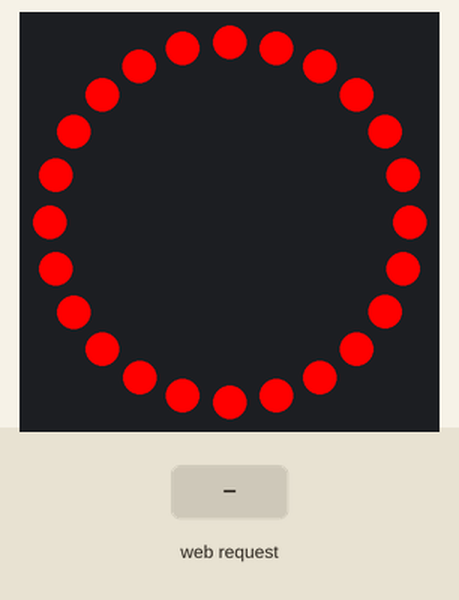
Simulated run of this sketch. Board: ESP32. Shown: 24 RGB LEDs in a ring, first at the top, clockwise. The test bench sets the inputs (shaded band). Dim RGB values are drawn brighter than linear; what the sketch prints to the serial monitor is not drawn.

Above: at 1.2 s.
1.3 s: HTTP request GET /set?color=1 received
At 2.4 s:
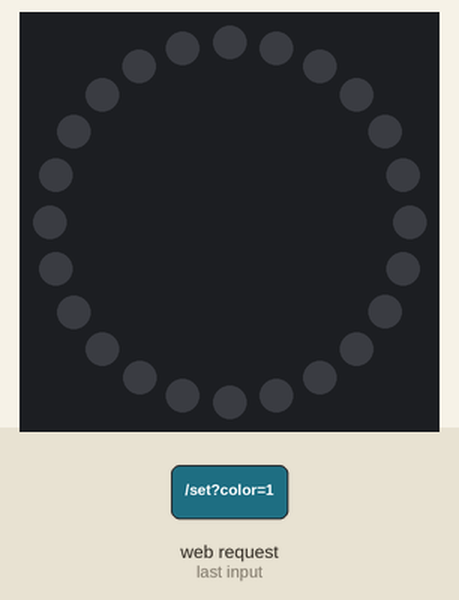
2.8 s: HTTP request GET /set?color=120 received
At 3.5 s:
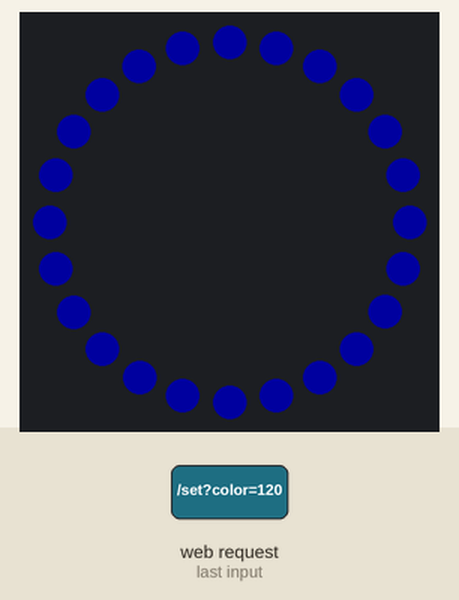
4.3 s: HTTP request GET /set?color=0 received
At 4.6 s:
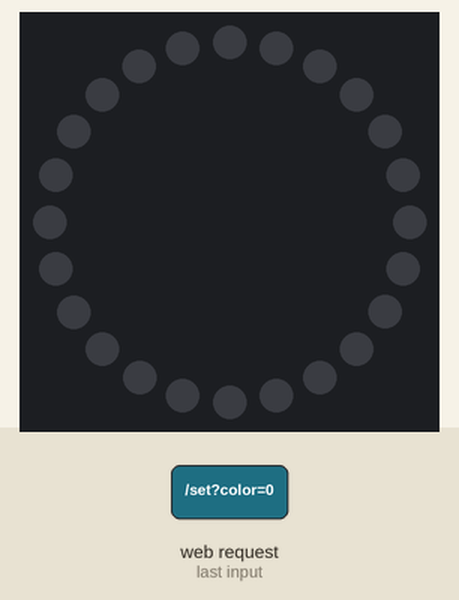
Timing chart, 0 to 7.3 s (numbered marks = the images above; inputs shaded):
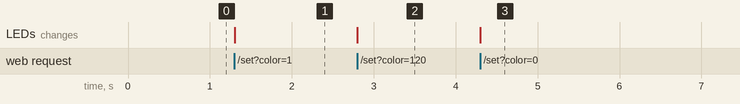

The sketch:

g30rearlight.ino
```cpp
#include <WiFi.h>
#include <Adafruit_NeoPixel.h>
#include <WebServer.h>

#define LED_PIN 5    // GPIO pin connected to the NeoPixel ring
#define LED_COUNT 24 // Number of LEDs on the ring

Adafruit_NeoPixel strip(LED_COUNT, LED_PIN, NEO_GRB + NEO_KHZ800);

const char *ssid = "NinebotSNSC2.1LightControl";
const char *password = ""; // Open network (no password)

WebServer server(80);

int red = 255, green = 0, blue = 0; // Default to red

void setColor(uint8_t r, uint8_t g, uint8_t b)
{
    for (int i = 0; i < strip.numPixels(); i++)
    {
        strip.setPixelColor(i, strip.Color(r, g, b));
    }
    strip.show();
}

void handleRoot()
{
    String html = R"rawliteral(
    <!DOCTYPE html>
    <html>
    <head>
      <title>DsSoft LED Control</title>
      <style>
        body { font-family: Arial; text-align: center; margin-top: 40px; }
        input[type=color] { width: 100px; height: 100px; border: none; }
        button { padding: 12px 24px; font-size: 18px; margin-top: 20px; }
      </style>
    </head>
    <body>
      <h2>Control the G30 LED Ring</h2>
      <form action="/set" method="GET">
        <input type="color" name="color" value="#ff0000">
        <br>
        <button type="submit">Set Color</button>
      </form>
    </body>
    </html>
  )rawliteral";
    server.send(200, "text/html", html);
}

void handleSetColor()
{
    if (server.hasArg("color"))
    {
        String hexColor = server.arg("color");
        long number = strtol(hexColor.c_str() + 1, NULL, 16);
        red = (number >> 16) & 0xFF;
        green = (number >> 8) & 0xFF;
        blue = number & 0xFF;

        setColor(red, green, blue);
    }
    server.sendHeader("Location", "/");
    server.send(303);
}

void setup()
{
    Serial.begin(115200);
    strip.begin();
    strip.setBrightness(255);   // optional: reduce if it's too bright
    setColor(red, green, blue); // default red

    WiFi.softAP(ssid, password);
    Serial.println("Access Point started");
    Serial.print("IP address: ");
    Serial.println(WiFi.softAPIP());

    server.on("/", handleRoot);
    server.on("/set", handleSetColor);
    server.begin();
    Serial.println("HTTP server started");
}

void loop()
{
    server.handleClient();
}
```

Measured:
- after the input at 1.3 s, the LEDs: change at once (image 1)
- after the input at 2.8 s, the LEDs: change at once (image 2)
- after the input at 4.3 s, the LEDs: change at once (image 3)
